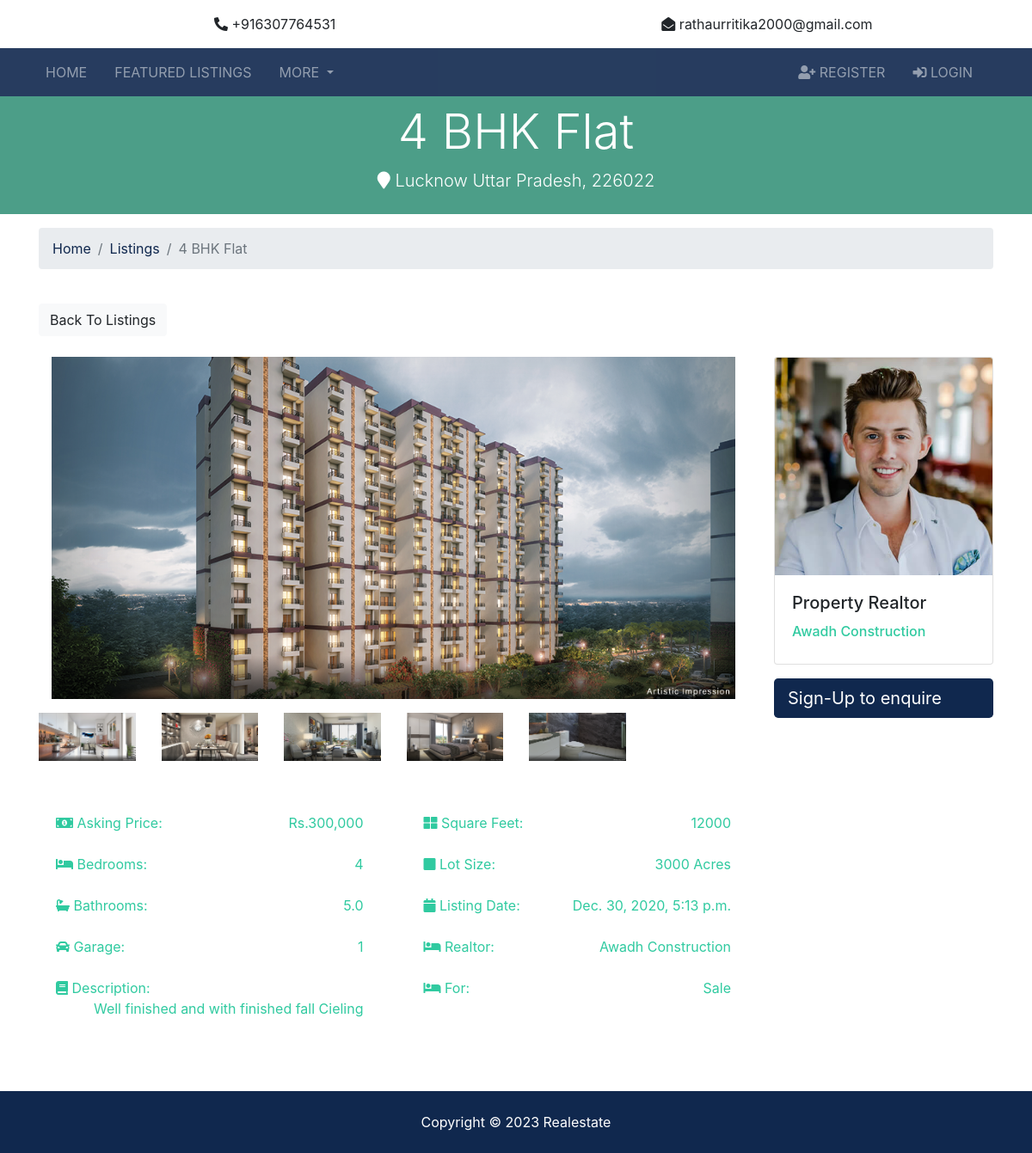
The app's page /listings/2 with its own data.
### listings/models.py (models this page shows, shortened)
class Listing(models.Model):
  realtor = models.ForeignKey(Realtor, on_delete=models.DO_NOTHING)
  title = models.CharField(max_length=200)
  intention=models.CharField(max_length=4,default="Sale")
  address = models.CharField(max_length=200)
  city = models.CharField(max_length=100)
  state = models.CharField(max_length=100)
  zipcode = models.CharField(max_length=20)
  description = models.CharField(max_length=200)
  price = models.IntegerField()
  bedrooms = models.IntegerField()
  bathrooms = models.DecimalField(max_digits=2, decimal_places=1)
  garage = models.IntegerField(default=0)
  sqft = models.IntegerField()
  lot_size = models.IntegerField(default=0)
  photo_main = models.ImageField(upload_to='photos/%Y/%m/%d/')
  photo_1 = models.ImageField(upload_to='photos/%Y/%m/%d/', blank=True)
  photo_2 = models.ImageField(upload_to='photos/%Y/%m/%d/', blank=True)
  photo_3 = models.ImageField(upload_to='photos/%Y/%m/%d/', blank=True)
  photo_4 = models.ImageField(upload_to='photos/%Y/%m/%d/', blank=True)
  photo_5 = models.ImageField(upload_to='photos/%Y/%m/%d/', blank=True)
  photo_6 = models.ImageField(upload_to='photos/%Y/%m/%d/', blank=True)
  is_published = models.BooleanField(default=True)
  list_date = models.DateTimeField(default=datetime.now, blank=True)
  user_id = models.CharField(max_length=200)

### realtors/models.py (models this page shows)
class Realtor(models.Model):
  name = models.CharField(max_length=200)
  photo = models.ImageField(upload_to='photos/%Y/%m/%d/')
  description = models.TextField(blank=True)
  phone = models.CharField(max_length=20)
  email = models.CharField(max_length=50)
  is_mvp = models.BooleanField(default=False)
  hire_date = models.DateTimeField(default=datetime.now, blank=True)
  def __str__(self):
    return self.name

### listings/views.py (the view)
# urls.py: path('<int:listing_id>', views.listing, name='listing'),
def listing(request, listing_id):
  listing = get_object_or_404(Listing, pk=listing_id)
  context = {
    'listing': listing
  }
  return render(request, 'listings/listing.html', context)

### templates/listings/listing.html (shortened to what this page needs)
{% extends 'base.html' %}
{% load humanize %}
{% block content %}
<section id="showcase-inner" class="py-2 text-white" style="min-height: 55px !important;">
    <div class="container">
      <div class="row text-center">
        <div class="col-md-12">
          <h1 class="display-4">{{ listing.title }}</h1>
          <p class="lead">
            <i class="fas fa-map-marker"></i> {{ listing.city }} {{ listing.state }}, {{ listing.zipcode }}</p>
        </div>
      </div>
    </div>
  </section>
  <section id="bc" class="mt-3">
    <div class="container">
      <nav>
        <ol class="breadcrumb">
          <li class="breadcrumb-item">
            <a href="{% url 'index' %}">Home</a>
          </li>
          <li class="breadcrumb-item">
            <a href="{% url 'listings' %}">Listings</a>
          </li>
          <li class="breadcrumb-item active">{{ listing.title }}</li>
        </ol>
      </nav>
    </div>
  </section>
  <section id="listing" class="py-4">
    <div class="container">
      <a href="{% url 'listings' %}" class="btn btn-light mb-4">Back To Listings</a>
      <div class="row">
        <div class="col-md-9">
          <img src="{{ listing.photo_main.url }}" alt="" class="img-fluid mb-3 col-md-12">
          <div class="row mb-5 thumbs">
            {% if listing.photo_1 %}
            <div class="col-md-2">
              <a href="{{ listing.photo_1.url }}" data-lightbox="home-images">
                <img src="{{ listing.photo_1.url }}" alt="" class="img-fluid">
              </a>
            </div>
            {% endif %}
            {% if listing.photo_2 %}
            <div class="col-md-2">
              <a href="{{ listing.photo_2.url }}" data-lightbox="home-images">
                <img src="{{ listing.photo_2.url }}" alt="" class="img-fluid">
              </a>
            </div>
            {% endif %}
            {% if listing.photo_3 %}
            <div class="col-md-2">
              <a href="{{ listing.photo_3.url }}" data-lightbox="home-images">
                <img src="{{ listing.photo_3.url }}" alt="" class="img-fluid">
              </a>
            </div>
            {% endif %}
            {% if listing.photo_4 %}
            <div class="col-md-2">
              <a href="{{ listing.photo_4.url }}" data-lightbox="home-images">
                <img src="{{ listing.photo_4.url }}" alt="" class="img-fluid">
              </a>
            </div>
            {% endif %}
            {% if listing.photo_5 %}
            <div class="col-md-2">
              <a href="{{ listing.photo_5.url }}" data-lightbox="home-images">
                <img src="{{ listing.photo_5.url }}" alt="" class="img-fluid">
              </a>
            </div>
            {% endif %}
          </div>
          <div class="row mb-5 fields">
            <div class="col-md-6">
              <ul class="list-group list-group-flush">
                <li class="list-group-item text-secondary">
                  <i class="fas fa-money-bill-alt"></i> Asking Price:
                  <span class="float-right">Rs.{{ listing.price | intcomma }}</span>
                </li>
                <li class="list-group-item text-secondary">
                  <i class="fas fa-bed"></i> Bedrooms:
                  <span class="float-right">{{ listing.bedrooms }}</span>
                </li>
                <li class="list-group-item text-secondary">
                  <i class="fas fa-bath"></i> Bathrooms:
                  <span class="float-right">{{ listing.bathrooms }}</span>
                </li>
                <li class="list-group-item text-secondary">
                  <i class="fas fa-car"></i> Garage:
                  <span class="float-right">{{ listing.garage }}
                  </span>
                </li>
                <li class="list-group-item text-secondary">
                  <i class="fas fa-book"></i> Description:
                  <span class="float-right">{{ listing.description }}
                  </span>
                </li>
              </ul>
            </div>
            <div class="col-md-6">
              <ul class="list-group list-group-flush">
                <li class="list-group-item text-secondary">
                  <i class="fas fa-th-large"></i> Square Feet:
                  <span class="float-right">{{ listing.sqft }}</span>
                </li>
                <li class="list-group-item text-secondary">
                  <i class="fas fa-square"></i> Lot Size:
                  <span class="float-right">{{ listing.lot_size }} Acres
                  </span>
                </li>
                <li class="list-group-item text-secondary">
                  <i class="fas fa-calendar"></i> Listing Date:
                  <span class="float-right">{{ listing.list_date }}</span>
                </li>
                <li class="list-group-item text-secondary">
                  <i class="fas fa-bed"></i> Realtor:
                  <span class="float-right">{{ listing.realtor }}
                  </span>
                </li>
                <li class="list-group-item text-secondary">
                  <i class="fas fa-bed"></i> For:
                  <span class="float-right">{{ listing.intention }}
                  </span>
                </li>
              </ul>
            </div>
          </div>
        </div>
        <div class="col-md-3">
          <div class="card mb-3">
            <img class="card-img-top" src="{{ listing.realtor.photo.url }}" alt="">
            <div class="card-body">
              <h5 class="card-title">Property Realtor</h5>
              <h6 class="text-secondary">{{ listing.realtor }}</h6>
            </div>
          </div>
          {% if user.is_authenticated %}
          <button class="btn-primary btn-block btn-lg" data-toggle="modal" data-target="#inquiryModal">Make An Inquiry</button>
          {% else %}
          <a class="btn-primary btn-block btn-lg" href="{% url 'register' %}">Sign-Up to enquire</a>
          {% endif %}
        </div>
      </div>
    </div>
  </section>
{% endblock %}

### realestate/static/css/all.css (style rules this page uses)
.fa, .fas, .far, .fal, .fab { -moz-osx-font-smoothing: grayscale; -webkit-font-smoothing: antialiased; display: inline-block; font-style: normal; font-variant: normal; text-rendering: auto; line-height: 1; }
.fa-bath:before { content: "\f2cd"; }
.fa-bed:before { content: "\f236"; }
.fa-book:before { content: "\f02d"; }
.fa-calendar:before { content: "\f133"; }
.fa-car:before { content: "\f1b9"; }
.fa-map-marker:before { content: "\f041"; }
.fa-money-bill-alt:before { content: "\f3d1"; }
.fa-square:before { content: "\f0c8"; }
.fa-th-large:before { content: "\f009"; }
.fa, .fas { font-family: 'Font Awesome 5 Free'; font-weight: 900; }

### realestate/static/css/style.css (style rules this page uses)
.btn-block { display:block; margin: 0 auto; }
.card-img-top { width: 100%!important; }
img { width: 100%; }
#showcase-inner { background: url(../img/building.jpg) no-repeat top center fixed/cover; position: relative; overflow: hidden; min-height: 200px; }
#showcase-inner::before { content: ''; position: absolute; top: 0; left: 0; min-height: 100%; width: 100%; background: rgba(32, 134, 107, 0.8); }

### records on screen
Listing: title "4 BHK Flat", city "Lucknow", state "Uttar Pradesh", zipcode "226022", photo_main (picture), photo_1 (picture), photo_2 (picture), photo_3 (picture), photo_4 (picture), photo_5 (picture), price "300,000", bedrooms "4", bathrooms "5.0", garage "1", description "Well finished and with finished fall Cieling", sqft "12000", lot_size "3000", list_date "Dec. 30, 2020, 5:13 p.m.", realtor "Awadh Construction", intention "Sale", realtor.photo (picture)
